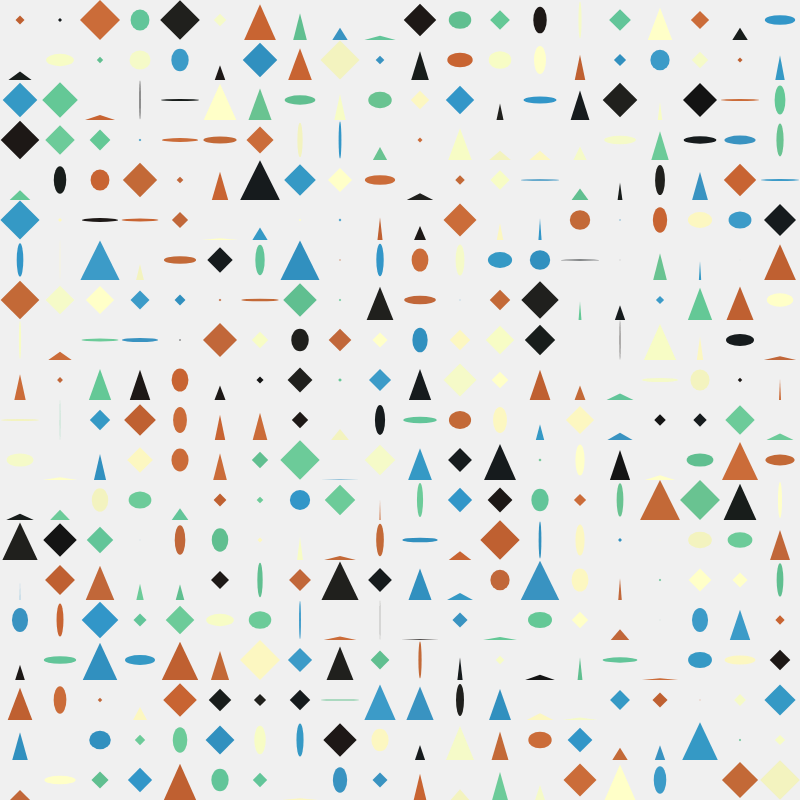
Frame 1 (no input)
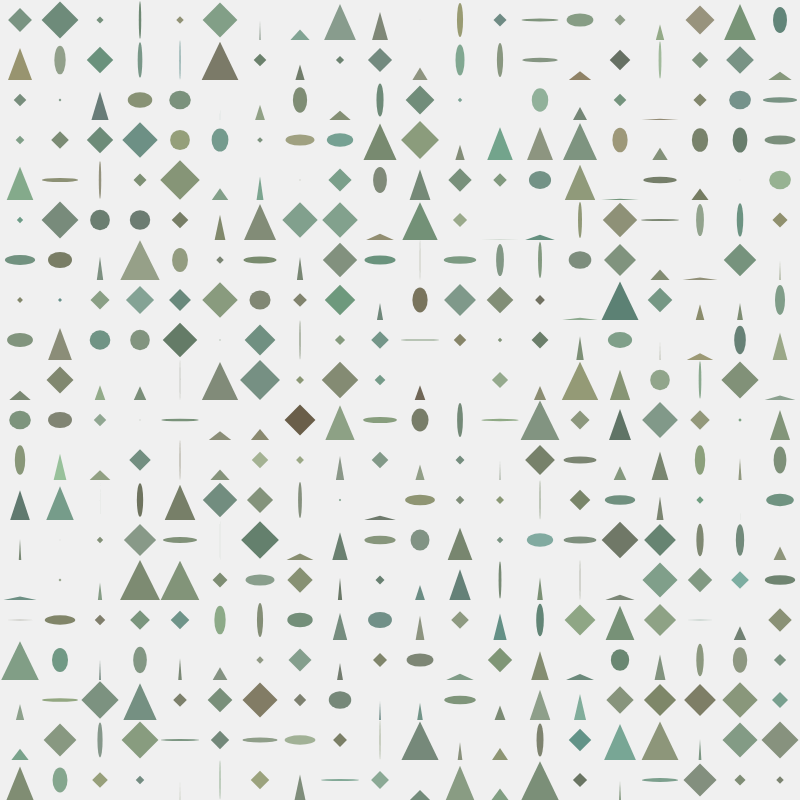
Frame 60 (no input)
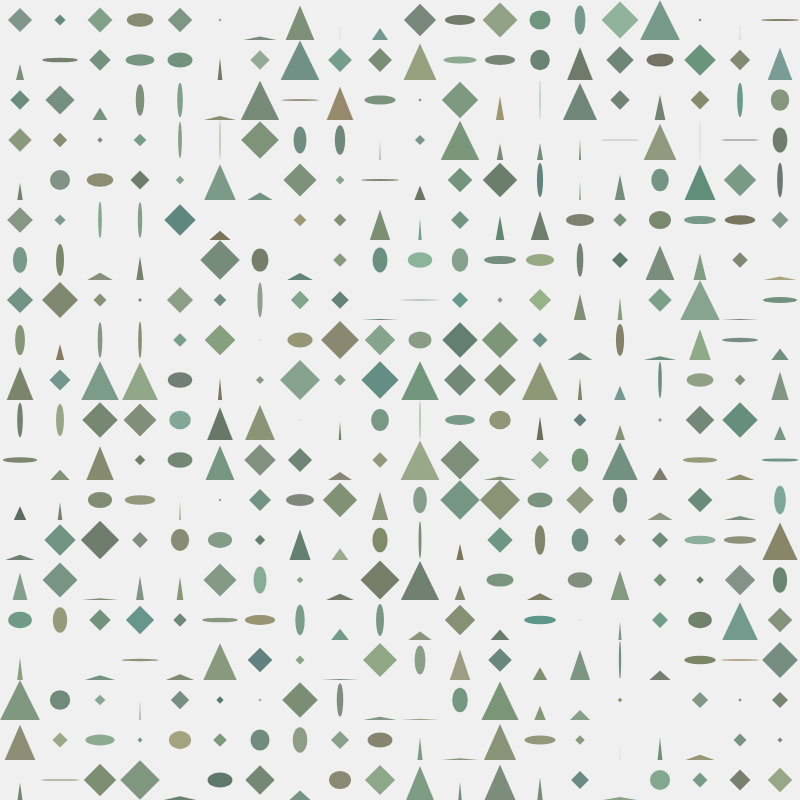
Frame 120 (the mouse pressed at the canvas centre since frame 60)

The p5.js sketch that drew these frames (run headless with seeded random() and noise() and a simulated clock; from frame 60 on, the mouse is pressed at the canvas centre):

// p5.js sketch
// ── sketch.js
let tileSize = 40; // Size of each pattern tile
let colors = [];
let patterns = [];

function setup() {
  createCanvas(800, 800);
  noStroke();
  frameRate(30);

  // Define a color palette
  colors = [
    color(200, 100, 50), // Earthy orange
    color(50, 150, 200), // Soft blue
    color(100, 200, 150), // Calming green
    color(255, 255, 200), // Pale yellow
    color(20, 20, 20),    // Deep black
  ];

  // Initialize patterns array
  let rows = height / tileSize;
  let cols = width / tileSize;
  for (let y = 0; y < rows; y++) {
    patterns.push([]);
    for (let x = 0; x < cols; x++) {
      patterns[y].push({
        type: int(random(3)), // Random pattern type
        color: random(colors), // Random color
        morph: random(1), // Morphing factor for animation
      });
    }
  }
}

function draw() {
  background(240);

  // Draw and animate the patterns
  for (let y = 0; y < patterns.length; y++) {
    for (let x = 0; x < patterns[y].length; x++) {
      let px = x * tileSize;
      let py = y * tileSize;

      let pattern = patterns[y][x];
      pattern.morph = (pattern.morph + 0.01) % 1; // Smoothly animate morphing factor
      pattern.color = lerpColor(random(colors), pattern.color, 0.95); // Slight color shift

      push();
      translate(px, py);
      fill(pattern.color);
      drawAnimatedPattern(tileSize, pattern.type, pattern.morph);
      pop();
    }
  }

  // Add symmetry to the rug design
  addSymmetry();
}

// Function to draw animated patterns
function drawAnimatedPattern(size, type, morph) {
  switch (type) {
    case 0: // Diamond
      beginShape();
      vertex(size / 2, size * morph); // Top
      vertex(size * morph, size / 2); // Right
      vertex(size / 2, size * (1 - morph)); // Bottom
      vertex(size * (1 - morph), size / 2); // Left
      endShape(CLOSE);
      break;

    case 1: // Triangle
      triangle(
        size * (1 - morph), size, // Bottom-left
        size / 2, size * (1 - morph), // Top
        size * morph, size // Bottom-right
      );
      break;

    case 2: // Circle (Morph into ellipse)
      ellipse(size / 2, size / 2, size * morph, size * (1 - morph));
      break;
  }
}

// Add symmetry to the rug design
function addSymmetry() {
  let img = get(0, 0, width, height); // Get current canvas as an image

  // Mirror vertically
  push();
  translate(0, height);
  scale(1, -1);
  image(img, 0, 0);
  pop();

  // Mirror horizontally
  push();
  translate(width, 0);
  scale(-1, 1);
  image(img, 0, 0);
  pop();
}
